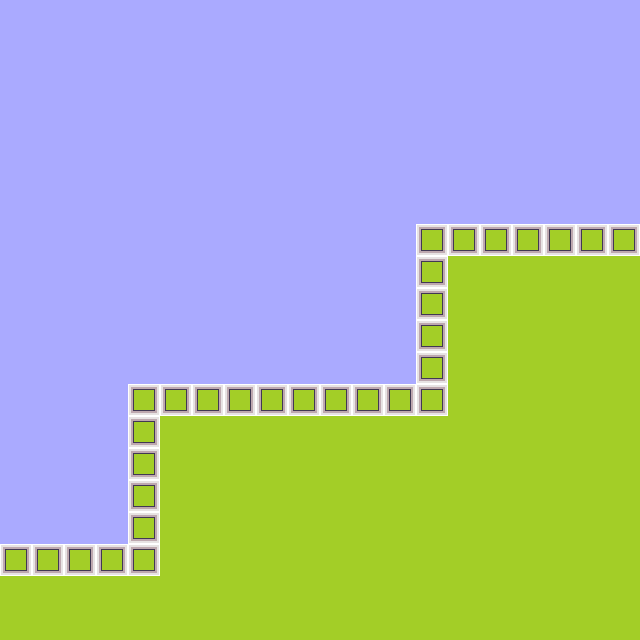

This is a level from a 2D game, rendered from its Tiled map with the project's own tilesets. A one-line summary and the complete map file follow:
An orthogonal 20x20 tile map with 32x32 px tiles, 1 tile layer (Tile Layer 1).

<map version="1.0" orientation="orthogonal" renderorder="right-down" width="20" height="20" tilewidth="32" tileheight="32" backgroundcolor="#aaaaff" nextobjectid="1">
 <properties>
  <property name="MaxY" value="16" />
  <property name="RightExitMaxY" value="6" />
 </properties>
 <tileset firstgid="1" name="Tileset" tilewidth="32" tileheight="32">
  <image source="TiledTileset.png" trans="ff00ff" width="320" height="160" />
 </tileset>
 <layer name="Tile Layer 1" width="20" height="20">
  <data encoding="csv">
0,0,0,0,0,0,0,0,0,0,0,0,0,0,0,0,0,0,0,0,
0,0,0,0,0,0,0,0,0,0,0,0,0,0,0,0,0,0,0,0,
0,0,0,0,0,0,0,0,0,0,0,0,0,0,0,0,0,0,0,0,
0,0,0,0,0,0,0,0,0,0,0,0,0,0,0,0,0,0,0,0,
0,0,0,0,0,0,0,0,0,0,0,0,0,0,0,0,0,0,0,0,
0,0,0,0,0,0,0,0,0,0,0,0,0,0,0,0,0,0,0,0,
0,0,0,0,0,0,0,0,0,0,0,0,0,0,0,0,0,0,0,0,
0,0,0,0,0,0,0,0,0,0,0,0,0,12,12,12,12,12,12,12,
0,0,0,0,0,0,0,0,0,0,0,0,0,12,11,11,11,11,11,11,
0,0,0,0,0,0,0,0,0,0,0,0,0,12,11,11,11,11,11,11,
0,0,0,0,0,0,0,0,0,0,0,0,0,12,11,11,11,11,11,11,
0,0,0,0,0,0,0,0,0,0,0,0,0,12,11,11,11,11,11,11,
0,0,0,0,12,12,12,12,12,12,12,12,12,12,11,11,11,11,11,11,
0,0,0,0,12,11,11,11,11,11,11,11,11,11,11,11,11,11,11,11,
0,0,0,0,12,11,11,11,11,11,11,11,11,11,11,11,11,11,11,11,
0,0,0,0,12,11,11,11,11,11,11,11,11,11,11,11,11,11,11,11,
0,0,0,0,12,11,11,11,11,11,11,11,11,11,11,11,11,11,11,11,
12,12,12,12,12,11,11,11,11,11,11,11,11,11,11,11,11,11,11,11,
11,11,11,11,11,11,11,11,11,11,11,11,11,11,11,11,11,11,11,11,
11,11,11,11,11,11,11,11,11,11,11,11,11,11,11,11,11,11,11,11
</data>
 </layer>
</map>
